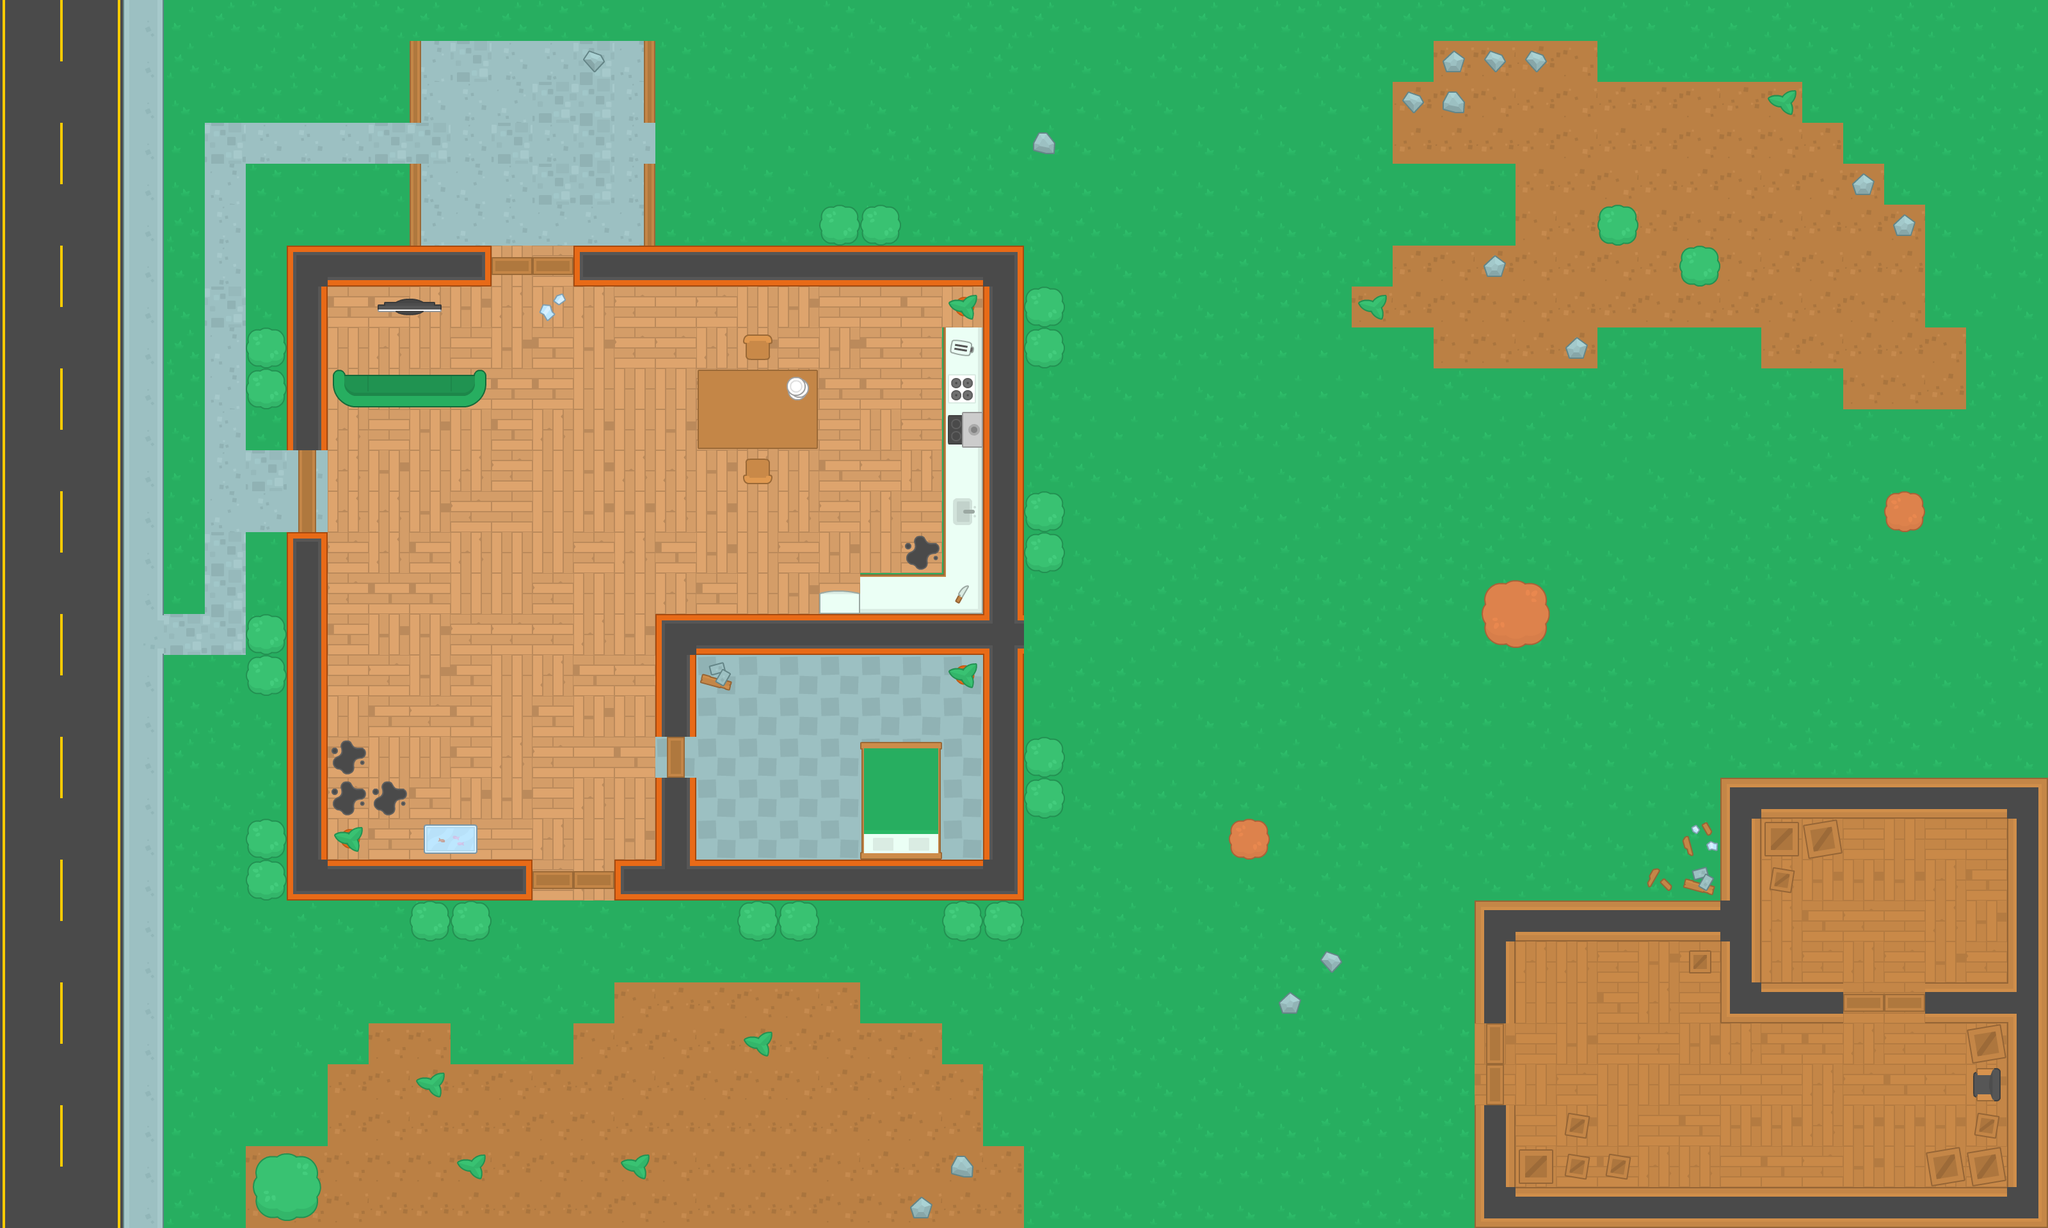

A 2D game scene composited from a Tiled map and its tileset images. What follows is a short description and the map's XML, with each tile layer's data collapsed to a summary:
An orthogonal 50x30 tile map with 64x64 px tiles, 4 tile layers (Grounds, outsideorouterwalls, objects, accessories) and 111 objects (100x wall, 10x zombie, player).

<map version="1.5" tiledversion="1.6.0" orientation="orthogonal" renderorder="right-down" width="50" height="30" tilewidth="64" tileheight="64" infinite="0" nextlayerid="6" nextobjectid="137">
 <tileset firstgid="1" source="tiles.tsx" />
 <layer id="1" name="Grounds" width="50" height="30">
  <data>[1500 cells, 1500 non-empty, 29 distinct tile ids]</data>
 </layer>
 <layer id="2" name="outsideorouterwalls" width="50" height="30">
  <data>[1500 cells, 148 non-empty, 25 distinct tile ids]</data>
 </layer>
 <layer id="3" name="objects" width="50" height="30">
  <data>[1500 cells, 51 non-empty, 35 distinct tile ids]</data>
 </layer>
 <layer id="4" name="accessories" width="50" height="30">
  <data>[1500 cells, 53 non-empty, 16 distinct tile ids]</data>
 </layer>
 <objectgroup id="5" name="obstacles">
  <object id="2" name="wall" x="450" y="385" width="318" height="61" />
  <object id="3" name="player" x="350" y="225" />
  <object id="4" name="wall" x="450" y="448" width="62" height="255" />
  <object id="8" name="wall" x="639" y="61" width="18" height="130" />
  <object id="9" name="wall" x="638" y="255" width="20" height="130" />
  <object id="10" name="wall" x="1004" y="64" width="20" height="128" />
  <object id="11" name="wall" x="1006" y="254" width="18" height="131" />
  <object id="12" name="wall" x="895" y="383" width="704" height="64" />
  <object id="13" name="wall" x="1535" y="446" width="64" height="580" />
  <object id="14" name="wall" x="1537" y="1024" width="62" height="382" />
  <object id="15" name="wall" x="1026" y="958" width="521" height="65" />
  <object id="16" name="wall" x="1026" y="1023" width="61" height="131" />
  <object id="17" name="wall" x="1024" y="1215" width="64" height="129" />
  <object id="18" name="wall" x="963" y="1346" width="573" height="60" />
  <object id="19" name="wall" x="448" y="830" width="63" height="515" />
  <object id="20" name="wall" x="448" y="1345" width="383" height="61" />
  <object id="21" name="zombie" x="863" y="227" />
  <object id="22" name="zombie" x="1375" y="673" />
  <object id="23" name="wall" x="1088" y="576" width="192" height="128" />
  <object id="25" name="wall" x="1183" y="548" />
  <object id="26" name="wall" x="1183" y="734" />
  <object id="27" name="wall" x="590" y="464" width="102" height="31" />
  <object id="29" name="wall" x="525" y="593" width="225" height="38" />
  <object id="30" name="wall" x="1281" y="922" width="61" height="35" />
  <object id="31" name="wall" x="1478" y="510" width="56" height="445" />
  <object id="32" name="wall" x="1345" y="899" width="132" height="56" />
  <object id="33" name="wall" x="1344" y="1153" width="127" height="193" />
  <object id="34" name="wall" x="1506" y="1054" />
  <object id="35" name="wall" x="545" y="1310" />
  <object id="36" name="wall" x="663" y="1291" width="80" height="41" />
  <object id="37" name="wall" x="415" y="544" />
  <object id="40" name="wall" x="414" y="608" />
  <object id="41" name="wall" x="413" y="992" />
  <object id="42" name="wall" x="414" y="1057" />
  <object id="43" name="wall" x="414" y="1311" />
  <object id="44" name="wall" x="415" y="1373" />
  <object id="45" name="wall" x="672" y="1438" />
  <object id="47" name="wall" x="735" y="1440" />
  <object id="48" name="wall" x="1506" y="481" />
  <object id="49" name="wall" x="927" y="93" />
  <object id="50" name="wall" x="1310" y="352" />
  <object id="51" name="wall" x="1376" y="354" />
  <object id="52" name="wall" x="1632" y="480" />
  <object id="53" name="wall" x="1630" y="545" />
  <object id="54" name="wall" x="1631" y="800" />
  <object id="55" name="wall" x="1631" y="863" />
  <object id="56" name="wall" x="1631" y="1185" />
  <object id="57" name="wall" x="1630" y="1249" />
  <object id="58" name="wall" x="1568" y="1440" />
  <object id="59" name="wall" x="1504" y="1440" />
  <object id="60" name="wall" x="1246" y="1437" />
  <object id="61" name="wall" x="1182" y="1439" />
  <object id="62" name="wall" x="402" y="1808" width="83" height="91" />
  <object id="63" name="wall" x="2319" y="911" width="92" height="94" />
  <object id="64" name="wall" x="2527" y="350" />
  <object id="65" name="wall" x="2657" y="416" />
  <object id="70" name="wall" x="1952" y="1311" />
  <object id="71" name="wall" x="2305" y="1407" width="446" height="66" />
  <object id="72" name="wall" x="2306" y="1468" width="61" height="131" />
  <object id="73" name="wall" x="2686" y="1473" width="67" height="126" />
  <object id="74" name="wall" x="2747" y="1534" width="133" height="66" />
  <object id="75" name="wall" x="2304" y="1727" width="66" height="193" />
  <object id="76" name="wall" x="2368" y="1854" width="831" height="67" />
  <object id="77" name="wall" x="3135" y="1217" width="65" height="640" />
  <object id="78" name="wall" x="3007" y="1534" width="132" height="63" />
  <object id="79" name="wall" x="2688" y="1216" width="478" height="64" />
  <object id="80" name="wall" x="2690" y="1217" width="60" height="191" />
  <object id="81" name="wall" x="2975" y="801" />
  <object id="82" name="zombie" x="2590" y="224" />
  <object id="83" name="zombie" x="2783" y="353" />
  <object id="84" name="zombie" x="3042" y="610" />
  <object id="85" name="zombie" x="2335" y="479" />
  <object id="86" name="zombie" x="2655" y="1250" />
  <object id="87" name="zombie" x="1249" y="1183" />
  <object id="88" name="zombie" x="862" y="1829" />
  <object id="89" name="zombie" x="1245" y="1761" />
  <object id="100" name="wall" x="5" y="5.5" width="341" height="41" />
  <object id="103" name="wall" x="342.5" y="5.5" width="341" height="41" />
  <object id="104" name="wall" x="675.5" y="5.5" width="341" height="41" />
  <object id="105" name="wall" x="1017.5" y="5.5" width="341" height="41" />
  <object id="106" name="wall" x="1350.5" y="5.5" width="341" height="41" />
  <object id="107" name="wall" x="1680.5" y="5.5" width="341" height="41" />
  <object id="108" name="wall" x="2008.5" y="5.5" width="341" height="41" />
  <object id="109" name="wall" x="2341.5" y="5.5" width="341" height="41" />
  <object id="110" name="wall" x="2663.5" y="5.5" width="341" height="41" />
  <object id="111" name="wall" x="2840.5" y="5.5" width="341" height="41" />
  <object id="112" name="wall" x="3158.5" y="9" width="33" height="248" />
  <object id="113" name="wall" x="3158.5" y="229" width="33" height="248" />
  <object id="114" name="wall" x="3158.5" y="425" width="33" height="248" />
  <object id="115" name="wall" x="3158.5" y="633" width="33" height="248" />
  <object id="116" name="wall" x="3158.5" y="806" width="33" height="248" />
  <object id="117" name="wall" x="3158.5" y="1010" width="33" height="248" />
  <object id="118" name="wall" x="3159.5" y="1234" width="33" height="248" />
  <object id="119" name="wall" x="5.5" y="27" width="33" height="248" />
  <object id="120" name="wall" x="5.5" y="198" width="33" height="248" />
  <object id="121" name="wall" x="5.5" y="393" width="33" height="248" />
  <object id="122" name="wall" x="5.5" y="568" width="33" height="248" />
  <object id="123" name="wall" x="5.5" y="757" width="33" height="248" />
  <object id="124" name="wall" x="5.5" y="981" width="33" height="248" />
  <object id="125" name="wall" x="5.5" y="1176" width="33" height="248" />
  <object id="126" name="wall" x="5.5" y="1364" width="33" height="248" />
  <object id="127" name="wall" x="5.5" y="1564" width="33" height="248" />
  <object id="128" name="wall" x="5.5" y="1662" width="33" height="248" />
  <object id="129" name="wall" x="26.5" y="1874.5" width="341" height="41" />
  <object id="130" name="wall" x="357.5" y="1874.5" width="341" height="41" />
  <object id="131" name="wall" x="654.5" y="1874.5" width="341" height="41" />
  <object id="132" name="wall" x="963.5" y="1874.5" width="341" height="41" />
  </objectgroup>
</map>
<!-- 4 of 111 objects omitted -->
